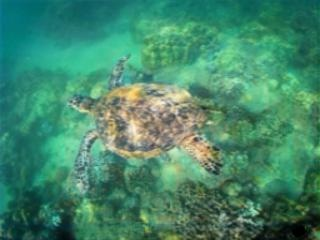
#> input picture abel/input_images/set_o12.jpg, 320 x 240 px, found by its file name
$ python gain1.py
#> lines starting #> are read from the running program, lines starting #| are printed output that depends on the picture
#> further down, input_image is the input picture: shape (240, 320, 3); mean B, G, R 106.1, 135.2, 67.1
import cv2
import numpy as np
import matplotlib.pyplot as plt

def frequency_domain_correction(image, alpha=0.2, d0=30):
    """
    Applies underwater color correction using frequency domain techniques.
    """
#> called with alpha = 0.2, d0 = 30
    # Convert to float and split channels
    b, g, r = cv2.split(image.astype(np.float32))
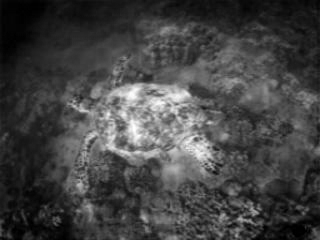
#> r: shape (240, 320) float32; min 0, max 255, mean 67.1

    def apply_fft(channel):
        dft = np.fft.fft2(channel)
        dft_shift = np.fft.fftshift(dft)
        magnitude = np.abs(dft_shift)
        phase = np.angle(dft_shift)
        return magnitude, phase

    # Compute FFT for each channel
    mag_r, phase_r = apply_fft(r)
    mag_g, phase_g = apply_fft(g)
    mag_b, phase_b = apply_fft(b)
#> in apply_fft (call 3), `phase = np.angle(dft_shift)`:
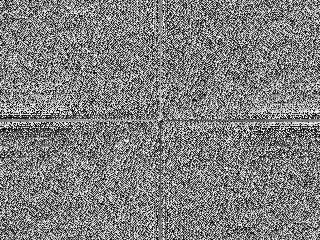
#> phase: shape (240, 320) float64; min -3.14, max 3.14, mean -4.09e-05; drawn with min black and max white

    # Compute mean values
    mean_r, mean_g, mean_b = np.mean(r), np.mean(g), np.mean(b)
#> mean_r = 67.15; mean_g = 135.2; mean_b = 106.1

    # Red & Blue channel compensation (reduce the effect of alpha to avoid blur)
    mag_r = mag_r + alpha * (mean_g - mean_r) * 0.5  # Reduce the impact of compensation
    mag_b = mag_b + alpha * (mean_g - mean_b) * 0.5  # Reduce the impact of compensation

    def apply_ifft(mag, phase):
        dft_shift = mag * np.exp(1j * phase)
        dft = np.fft.ifftshift(dft_shift)
        corrected_channel = np.fft.ifft2(dft).real
        return np.clip(corrected_channel, 0, 255).astype(np.uint8)

    # Apply inverse FFT
    r_corrected = apply_ifft(mag_r, phase_r)
    b_corrected = apply_ifft(mag_b, phase_b)
#> in apply_ifft (call 2), `corrected_channel = np.fft.ifft2(dft).real`:
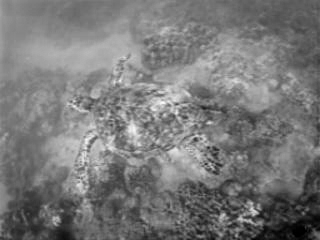
#> corrected_channel: shape (240, 320) float64; min -0.0298, max 224, mean 106.1; drawn with min black and max white

    # Merge channels
    corrected_image = cv2.merge((b_corrected, g.astype(np.uint8), r_corrected))

    # Convert to LAB color space and apply CLAHE with reduced contrast enhancement
    lab = cv2.cvtColor(corrected_image, cv2.COLOR_BGR2LAB)
#> lab: shape (240, 320, 3); mean of channels 0, 1, 2 131.1, 100.8, 137.8
    l, a, b = cv2.split(lab)
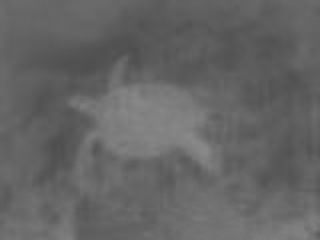
#> a: shape (240, 320); min 78, max 138, mean 100.8
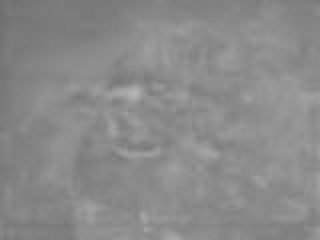
#> b: shape (240, 320); min 109, max 181, mean 137.8
    clahe = cv2.createCLAHE(clipLimit=1.5, tileGridSize=(8, 8))  # Reduced clipLimit to decrease enhancement
    l = clahe.apply(l)
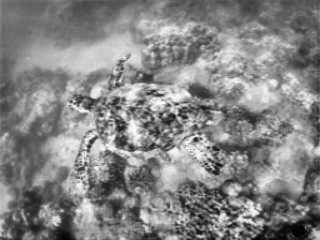
#> l: shape (240, 320); min 1, max 253, mean 132.2
    final_image = cv2.cvtColor(cv2.merge((l, a, b)), cv2.COLOR_LAB2BGR)

    return final_image

# Load the input image
input_image = cv2.imread(r"C:\Users\albin John\OneDrive\Desktop\java\PROJECT\abel\input_images\set_o12.jpg")

# Apply frequency domain correction
corrected_image = frequency_domain_correction(input_image, alpha=0.2)

# Apply CLAHE directly to original image (for enhancement comparison)
lab_original = cv2.cvtColor(input_image, cv2.COLOR_BGR2LAB)
#> lab_original: shape (240, 320, 3); mean of channels 0, 1, 2 131.2, 101.1, 137.5
l_orig, a_orig, b_orig = cv2.split(lab_original)
clahe = cv2.createCLAHE(clipLimit=1.5, tileGridSize=(8, 8))  # Same reduction of contrast enhancement
l_orig = clahe.apply(l_orig)
enhanced_image = cv2.cvtColor(cv2.merge((l_orig, a_orig, b_orig)), cv2.COLOR_LAB2BGR)

# Display results
plt.figure(figsize=(15, 10))
plt.subplot(1, 3, 1)
plt.imshow(cv2.cvtColor(input_image, cv2.COLOR_BGR2RGB))
plt.title("Original Image")
plt.axis('off')

plt.subplot(1, 3, 2)
plt.imshow(cv2.cvtColor(corrected_image, cv2.COLOR_BGR2RGB))
plt.title("Color Corrected Image")
plt.axis('off')

plt.subplot(1, 3, 3)
plt.imshow(cv2.cvtColor(enhanced_image, cv2.COLOR_BGR2RGB))
plt.title("Enhanced Image with CLAHE")
plt.axis('off')

plt.show()
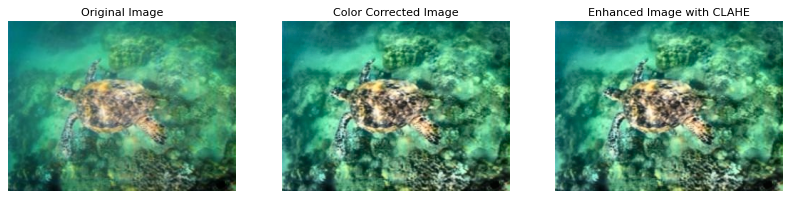
#> figure drawn by matplotlib, 3 panels

$ run again, with abel/input_images/set_o34.jpg copied over abel/input_images/set_o12.jpg
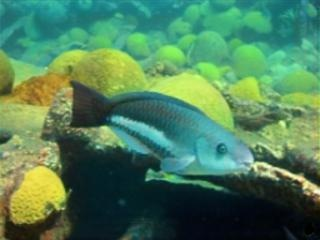
#> input picture abel/input_images/set_o34.jpg, 320 x 240 px, found by its file name
#> input_image is the input picture: shape (240, 320, 3); mean B, G, R 89.6, 126.2, 78.3
#> in apply_fft (call 3), `phase = np.angle(dft_shift)`:
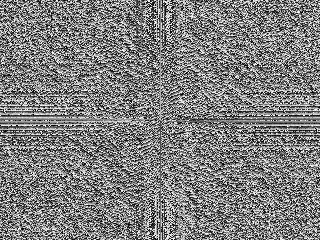
#> phase: shape (240, 320) float64; min -3.14, max 3.14, mean -4.09e-05; drawn with min black and max white
#> mean_r = 78.28; mean_g = 126.2; mean_b = 89.63
#> lab: shape (240, 320, 3); mean of channels 0, 1, 2 122.2, 106.8, 142.3
#> lab_original: shape (240, 320, 3); mean of channels 0, 1, 2 122.3, 107, 142.1
#> `plt.show()`:
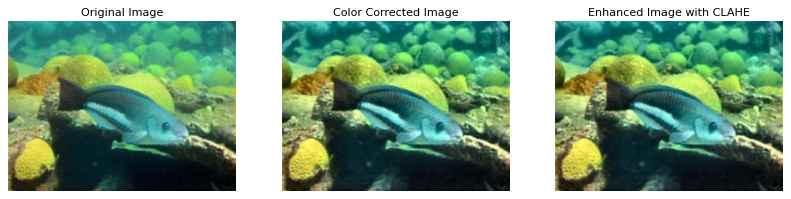
#> figure drawn by matplotlib, 3 panels

$ run again, with abel/input_images/set_f0.jpg copied over abel/input_images/set_o12.jpg
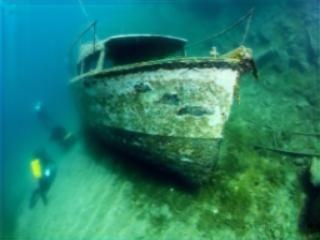
#> input picture abel/input_images/set_f0.jpg, 320 x 240 px, found by its file name
#> input_image is the input picture: shape (240, 320, 3); mean B, G, R 106.9, 127.4, 37
#> in apply_fft (call 3), `phase = np.angle(dft_shift)`:
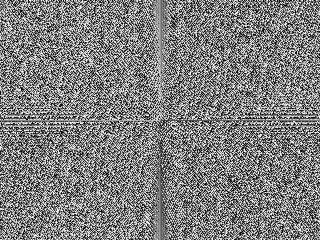
#> phase: shape (240, 320) float64; min -3.14, max 3.14, mean -3.37e-17; drawn with min black and max white
#> mean_r = 37; mean_g = 127.4; mean_b = 106.9
#> lab: shape (240, 320, 3); mean of channels 0, 1, 2 121.7, 99.3, 132.1
#> lab_original: shape (240, 320, 3); mean of channels 0, 1, 2 121.8, 99.5, 131.8
#> `plt.show()`:
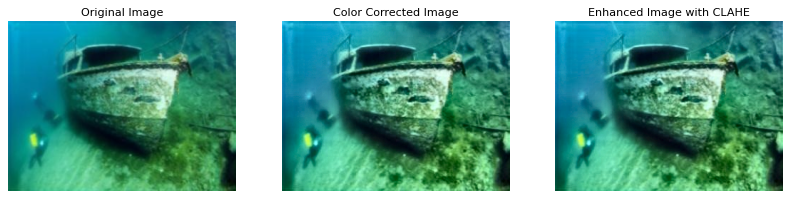
#> figure drawn by matplotlib, 3 panels

$ run again, with abel/input_images/set_f17.jpg copied over abel/input_images/set_o12.jpg
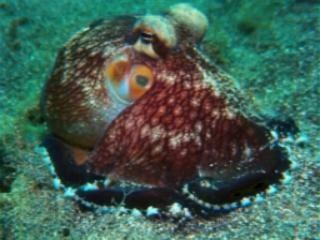
#> input picture abel/input_images/set_f17.jpg, 320 x 240 px, found by its file name
#> input_image is the input picture: shape (240, 320, 3); mean B, G, R 83.2, 95.3, 65
#> mean_r = 65.02; mean_g = 95.32; mean_b = 83.16
#> lab: shape (240, 320, 3); mean of channels 0, 1, 2 96.6, 116.4, 132.8
#> lab_original: shape (240, 320, 3); mean of channels 0, 1, 2 96.7, 116.7, 132.6
#> `plt.show()`:
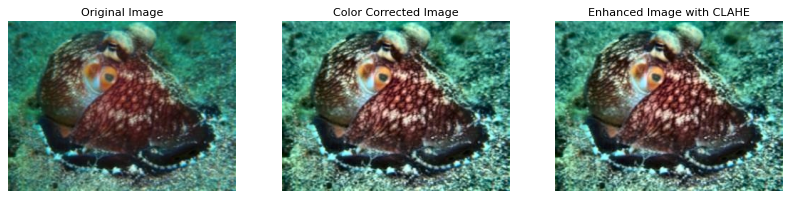
#> figure drawn by matplotlib, 3 panels
